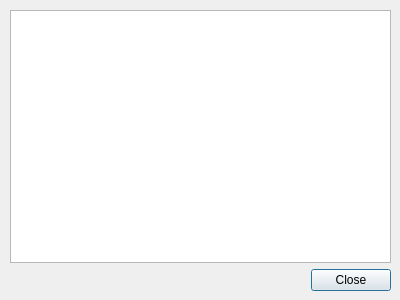
<?xml version="1.0" encoding="UTF-8"?>
<ui version="4.0">
 <class>DStatistics</class>
 <widget class="QDialog" name="DStatistics">
  <property name="geometry">
   <rect>
    <x>0</x>
    <y>0</y>
    <width>400</width>
    <height>300</height>
   </rect>
  </property>
  <property name="windowTitle">
   <string>Статистика</string>
  </property>
  <widget class="QWidget" name="layoutWidget">
   <property name="geometry">
    <rect>
     <x>10</x>
     <y>10</y>
     <width>381</width>
     <height>281</height>
    </rect>
   </property>
   <layout class="QVBoxLayout" name="verticalLayout">
    <item>
     <widget class="QTableView" name="tableView"/>
    </item>
    <item>
     <layout class="QHBoxLayout" name="horizontalLayout">
      <item>
       <spacer name="horizontalSpacer">
        <property name="orientation">
         <enum>Qt::Horizontal</enum>
        </property>
        <property name="sizeHint" stdset="0">
         <size>
          <width>40</width>
          <height>20</height>
         </size>
        </property>
       </spacer>
      </item>
      <item>
       <widget class="QPushButton" name="ButtonClose">
        <property name="text">
         <string>Close</string>
        </property>
       </widget>
      </item>
     </layout>
    </item>
   </layout>
  </widget>
 </widget>
 <resources/>
 <connections/>
</ui>
